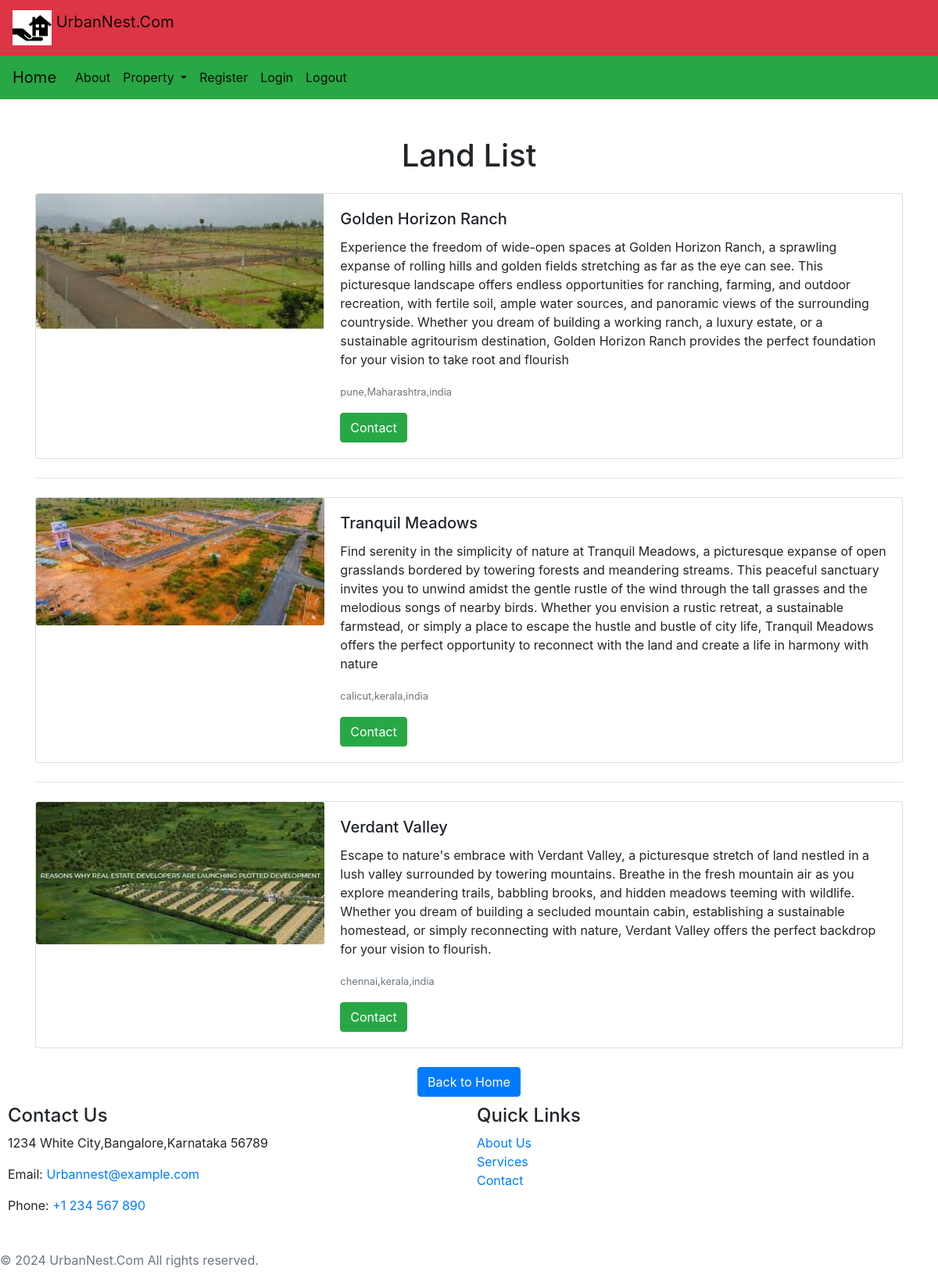
The app's page /land/ with its own data.
### listings/models.py (models this page shows, shortened)
class Property(models.Model):
    title = models.CharField(max_length=200)
    description = models.TextField()
    price = models.DecimalField(max_digits=10, decimal_places=2)
    location = models.ForeignKey(Location, on_delete=models.CASCADE)
    property_type = models.ForeignKey(PropertyType, on_delete=models.CASCADE)
    image = models.ImageField(upload_to='properties')

class Location(models.Model):
    city = models.CharField(max_length=100)
    State = models.CharField(max_length=100)
    country = models.CharField(max_length=100)
    def __str__(self):
        return f"{self.city},{self.State},{self.country}"

### listings/views.py (the view)
# urls.py: path('land/',views.land_list,name='land_list'),
def land_list(request):
    lands = Property.objects.filter(property_type__name='Land')
    return render(request,'land_list.html',{'lands':lands})

### templates/land_list.html
{% extends 'base.html' %}
{% block content %}
<div class="container mt-5">
    <h1 class="mb-4 text-center">Land List</h1>
    {% for land in lands %}
    <div class="card mb-4">
        <div class="row no-gutters">
            <div class="col-md-4">
                <img src="{{ land.image.url }}" class="card-img" alt="{{ land.title }}">
            </div>
            <div class="col-md-8">
                <div class="card-body">
                    <h5 class="card-title">{{ land.title }}</h5>
                    <p class="card-text">{{ land.description }}</p>
                    <p class="card-text"><small class="text-muted">{{ land.location }}</small></p>
                     <a href="{% url 'contacts' %}" class="btn btn-success">Contact</a>
                </div>
            </div>
        </div>
    </div>
    {% if not forloop.last %}
    <hr class="my-4">
    {% endif %}
    {% endfor %}
    <div class="text-center mt-4">
        <a href="{% url 'home' %}" class="btn btn-primary">Back to Home</a>
    </div>
</div>
{% endblock %}

### records on screen
Property: image (picture), title "Golden Horizon Ranch", description "Experience the freedom of wide-open spaces at Golden Horizon Ranch, a sprawling expanse of rolling hills and golden fields stretching as far as the eye can see. This picturesque landscape offers endless opportunities for ranching, farming, and outdoor recreation, with fertile soil, ample water sources, and panoramic views of the surrounding countryside. Whether you dream of building a working ranch, a luxury estate, or a sustainable agritourism destination, Golden Horizon Ranch provides the perfect foundation for your vision to take root and flourish", location "pune,Maharashtra,india"
Property: image (picture), title "Tranquil Meadows", description "Find serenity in the simplicity of nature at Tranquil Meadows, a picturesque expanse of open grasslands bordered by towering forests and meandering streams. This peaceful sanctuary invites you to unwind amidst the gentle rustle of the wind through the tall grasses and the melodious songs of nearby birds. Whether you envision a rustic retreat, a sustainable farmstead, or simply a place to escape the hustle and bustle of city life, Tranquil Meadows offers the perfect opportunity to reconnect with the land and create a life in harmony with nature", location "calicut,kerala,india"
Property: image (picture), title "Verdant Valley", description "Escape to nature's embrace with Verdant Valley, a picturesque stretch of land nestled in a lush valley surrounded by towering mountains. Breathe in the fresh mountain air as you explore meandering trails, babbling brooks, and hidden meadows teeming with wildlife. Whether you dream of building a secluded mountain cabin, establishing a sustainable homestead, or simply reconnecting with nature, Verdant Valley offers the perfect backdrop for your vision to flourish.", location "chennai,kerala,india"
